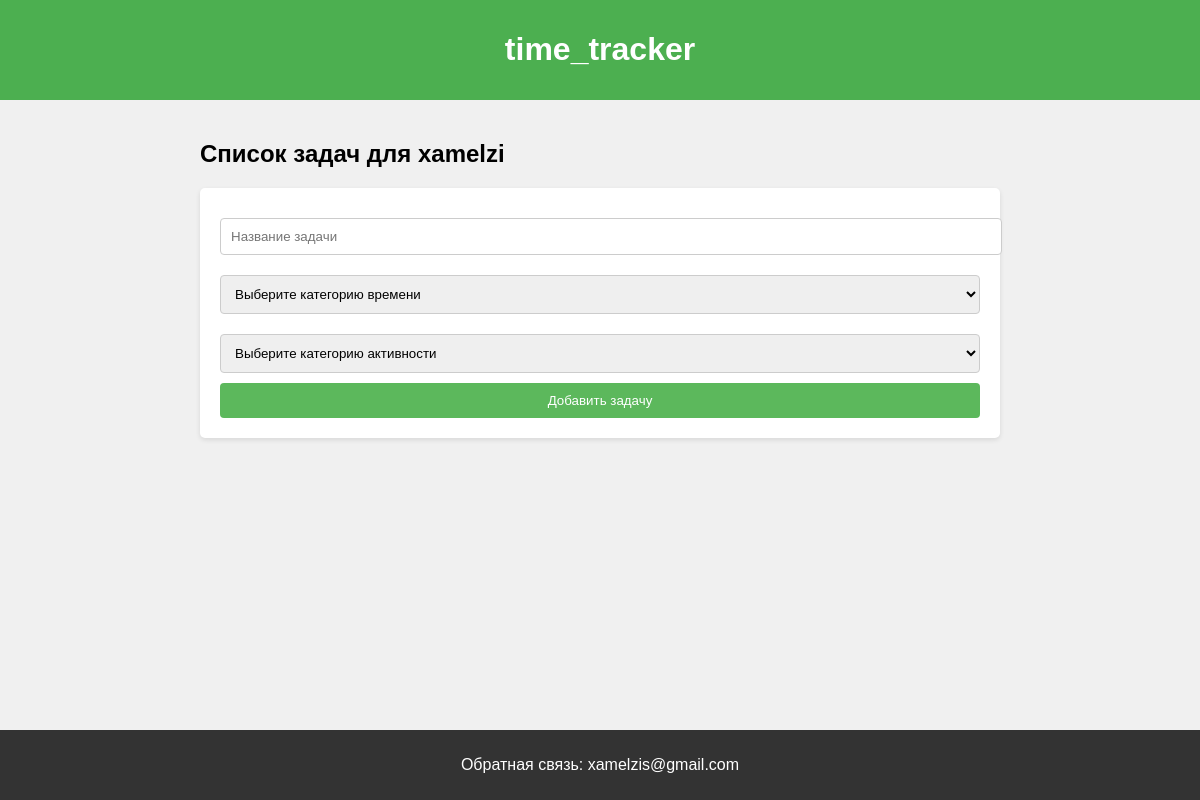
The page /users/2/tasks/ (signed in) on the database as committed earlier.
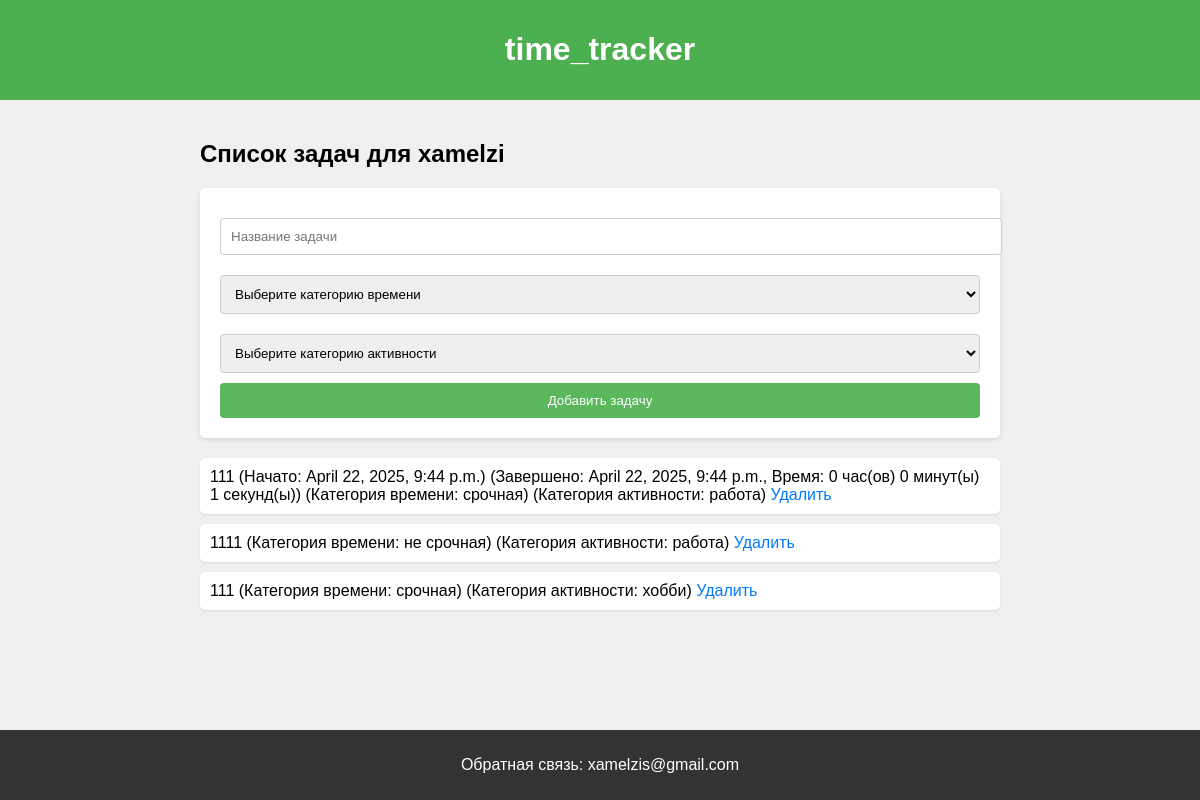
The same page on the database as committed later.
### tasks/models.py (models this page shows, shortened)
class Task(models.Model):
    user = models.ForeignKey(User, on_delete=models.CASCADE)
    title = models.CharField(max_length=200)
    started_at = models.DateTimeField(null=True, blank=True)
    finished_at = models.DateTimeField(null=True, blank=True)
    completed = models.BooleanField(default=False)
    category_time = models.ForeignKey(CategoryTime, on_delete=models.SET_NULL, null=True, blank=True)
    category_activity = models.ForeignKey(CategoryActivity, on_delete=models.SET_NULL, null=True, blank=True)
    def duration(self):
        if self.started_at and self.finished_at:
            total_seconds = (self.finished_at - self.started_at).total_seconds()
            hours = int(total_seconds // 3600)  # Получаем количество часов
            minutes = int((total_seconds % 3600) // 60)  # Получаем количество минут
            seconds = int(total_seconds % 60)  # Получаем оставшиеся секунды
            return f"{hours} час(ов) {minutes} минут(ы) {seconds} секунд(ы)"
        return "0 секунд"

class CategoryTime(models.Model):
    name = models.CharField(max_length=100)  # Поле для хранения названия категории времени

class CategoryActivity(models.Model):
    name = models.CharField(max_length=100)

### tasks/views.py (the view)
# urls.py: path('users/<int:user_id>/tasks/', user_tasks, name='user_tasks'),
@login_required
@user_passes_test(is_admin, login_url='/task_list/')  # Перенаправление для неадминистраторов
def user_tasks(request, user_id):
    user = get_object_or_404(User, id=user_id)
    tasks = Task.objects.filter(user=user)
    category_times = CategoryTime.objects.all()  # Получаем все категории времени
    category_activities = CategoryActivity.objects.all()  # Получаем все категории активностей
    return render(request, 'users/user_tasks.html', {
        'user': user,
        'tasks': tasks,
        'category_times': category_times,
        'category_activities': category_activities,
    })

### tasks/views.py (called while the page is built)
def is_admin(user):
    return user.is_superuser  # Проверяем, является ли пользователь администратором

### tasks/templates/users/user_tasks.html (shortened to what this page needs)
<!DOCTYPE html>
<html lang="ru">
<head>
    {% load static %}
    <link rel="stylesheet" type="text/css" href="{% static 'styles.css' %}">
</head>
<body>
    <header>
        <h1>time_tracker</h1>
    </header>
    <div class="container">
        <h2>Список задач для {{ user.username }}</h2>
        {% if user.is_authenticated %}
        <form method="post" action="{% url 'add_task_admin' user.id %}">
            <input type="text" name="title" placeholder="Название задачи" required>
            <select name="category_time" required>
                <option value="" disabled selected>Выберите категорию времени</option>
            </select>
            <select name="category_activity" required>
                <option value="" disabled selected>Выберите категорию активности</option>
            </select>
            <button type="submit">Добавить задачу</button>
        </form>
        <ul>
            {% for task in user.task_set.all %}
                <li>
                    {{ task.title }}
                    {% if task.started_at %} (Начато: {{ task.started_at }}) {% endif %}
                    {% if task.finished_at %} (Завершено: {{ task.finished_at }}, Время: {{ task.duration }}) {% endif %}
                    {% if task.category_time %} (Категория времени: {{ task.category_time.name }}) {% endif %}
                    {% if task.category_activity %} (Категория активности: {{ task.category_activity.name }}) {% endif %}
                    <a href="{% url 'delete_task_admin' task.id %}">Удалить</a>
                </li>
            {% endfor %}
        </ul>
        {% else %}
        <p>Пожалуйста, <a href="{% url 'login' %}">войдите</a> или <a href="{% url 'register' %}">зарегистрируйтесь</a>, чтобы увидеть ваши задачи.</p>
        {% endif %}
    </div>
    <footer>
        <p>Обратная связь: xamelzis@gmail.com</p>
    </footer>
</body>
</html>

Rows that differ between the two databases and show on the page:
added Task: title "111", started_at "April 22, 2025, 9:44 p.m.", finished_at "April 22, 2025, 9:44 p.m.", duration "0 час(ов) 0 минут(ы) 1 секунд(ы)", category_time.name "срочная", category_activity.name "работа"
added Task: title "1111", category_time.name "не срочная", category_activity.name "работа"
added Task: title "111", category_time.name "срочная", category_activity.name "хобби"
